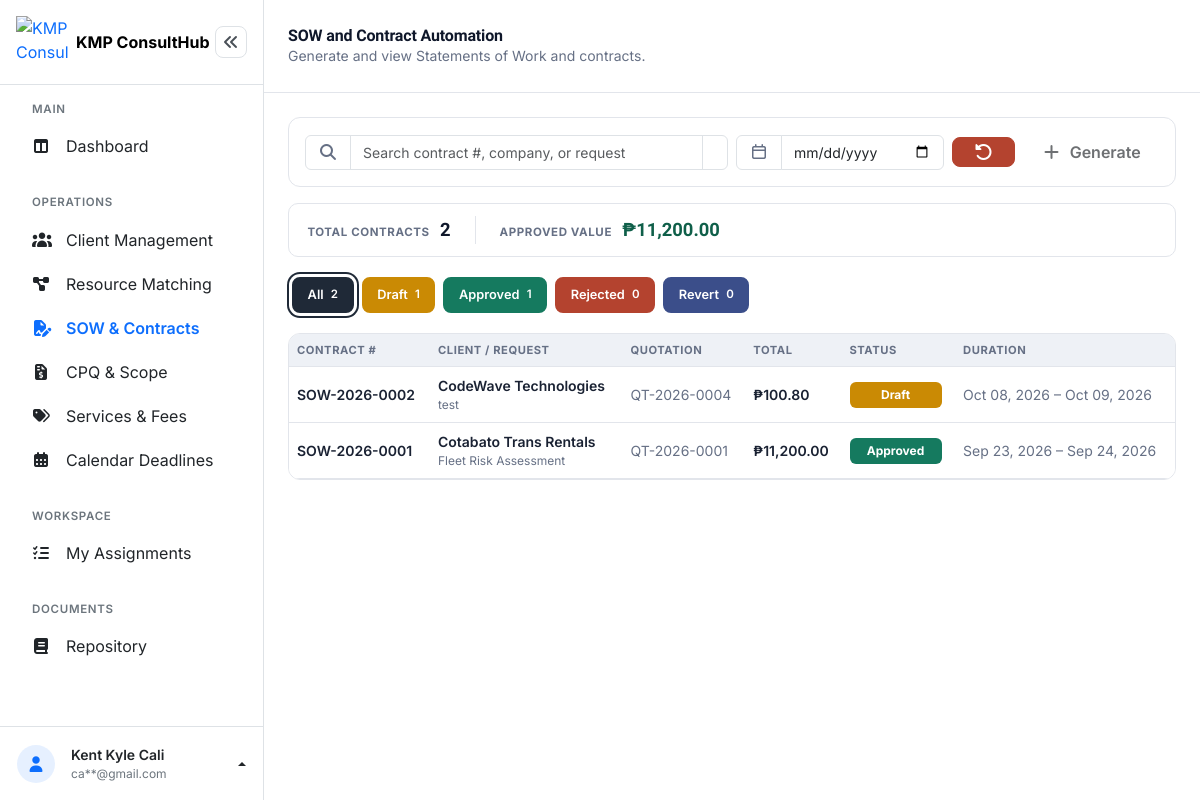
Page /staff/sow_contracts.php (signed in) on the earlier database version.
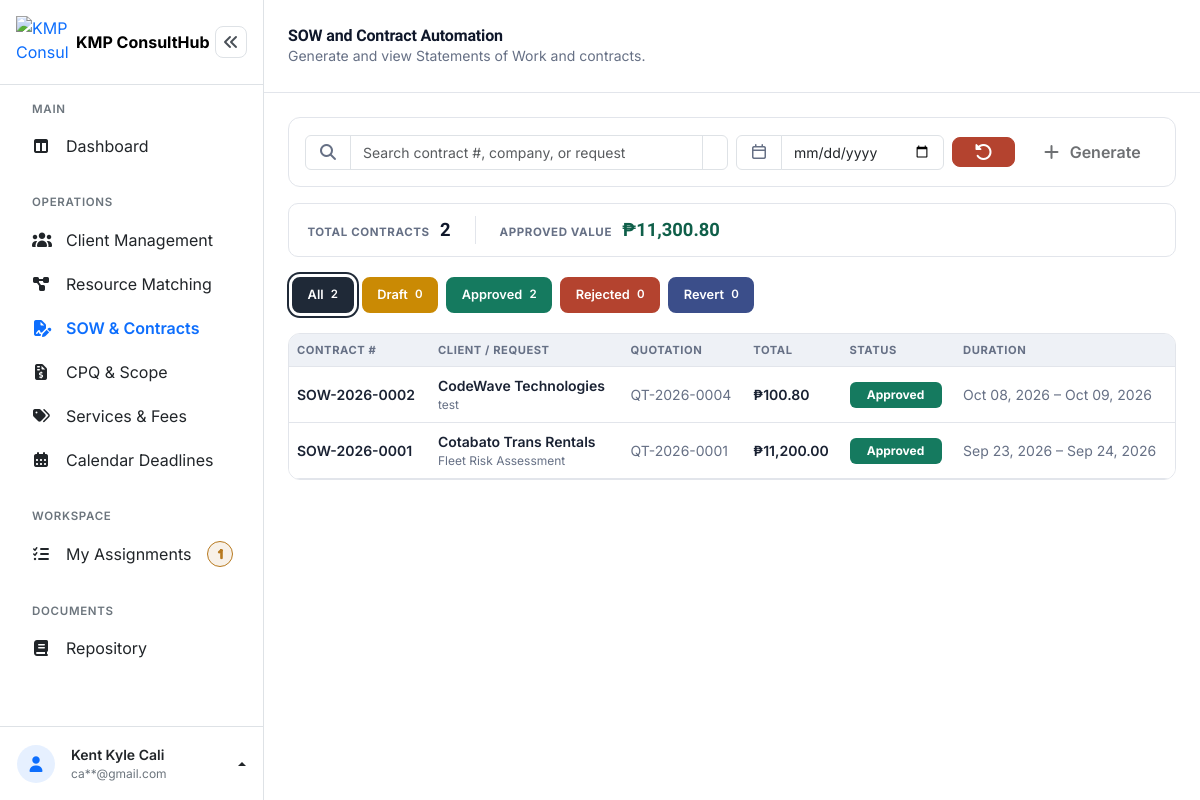
Same page on the later database version.
### tables this page shows
CREATE TABLE `contracts` (
  `contract_id` int(10) UNSIGNED NOT NULL,
  `contract_number` varchar(30) NOT NULL,
  `quotation_id` int(10) UNSIGNED NOT NULL,
  `request_id` int(10) UNSIGNED NOT NULL,
  `client_id` int(10) UNSIGNED NOT NULL,
  `scope_summary` text DEFAULT NULL,
  `total_amount` decimal(12,2) NOT NULL DEFAULT 0.00,
  `start_date` date DEFAULT NULL,
  `end_date` date DEFAULT NULL,
  `status` enum('Draft','Approved','Rejected','Revert') NOT NULL DEFAULT 'Draft',
  `prepared_by` int(10) UNSIGNED DEFAULT NULL,
  `approved_by` int(10) UNSIGNED DEFAULT NULL,
  `approved_at` timestamp NULL DEFAULT NULL,
  `created_at` timestamp NOT NULL DEFAULT current_timestamp(),
  `updated_at` timestamp NOT NULL DEFAULT current_timestamp() ON UPDATE current_timestamp(),
  `contract_file_name` varchar(255) DEFAULT NULL,
  `contract_file_path` varchar(255) DEFAULT NULL,
  `contract_file_size` int(11) DEFAULT NULL
);

CREATE TABLE `clients` (
  `client_id` int(10) UNSIGNED NOT NULL,
  `company_name` varchar(150) NOT NULL,
  `contact_person` varchar(150) NOT NULL,
  `email` varchar(150) NOT NULL,
  `contact_number` varchar(20) NOT NULL,
  `address` varchar(255) NOT NULL,
  `industry` varchar(100) DEFAULT NULL,
  `created_at` timestamp NOT NULL DEFAULT current_timestamp(),
  `updated_at` timestamp NOT NULL DEFAULT current_timestamp() ON UPDATE current_timestamp()
);

CREATE TABLE `service_requests` (
  `request_id` int(10) UNSIGNED NOT NULL,
  `client_id` int(10) UNSIGNED NOT NULL,
  `request_title` varchar(150) NOT NULL,
  `required_skill` varchar(100) DEFAULT NULL,
  `status` enum('New','In Progress','Completed','Cancelled') NOT NULL DEFAULT 'New',
  `assigned_to` int(10) UNSIGNED DEFAULT NULL,
  `assigned_by` int(10) UNSIGNED DEFAULT NULL,
  `created_at` timestamp NOT NULL DEFAULT current_timestamp(),
  `updated_at` timestamp NOT NULL DEFAULT current_timestamp() ON UPDATE current_timestamp()
);

CREATE TABLE `quotations` (
  `quotation_id` int(10) UNSIGNED NOT NULL,
  `quotation_number` varchar(30) NOT NULL,
  `request_id` int(10) UNSIGNED NOT NULL,
  `client_id` int(10) UNSIGNED NOT NULL,
  `project_scope` text DEFAULT NULL,
  `status` enum('Draft','Approved','Rejected','Revert') NOT NULL DEFAULT 'Draft',
  `subtotal` decimal(12,2) NOT NULL DEFAULT 0.00,
  `tax_rate` decimal(5,2) NOT NULL DEFAULT 0.00,
  `tax_amount` decimal(12,2) NOT NULL DEFAULT 0.00,
  `total_amount` decimal(12,2) NOT NULL DEFAULT 0.00,
  `valid_until` date DEFAULT NULL,
  `prepared_by` int(10) UNSIGNED DEFAULT NULL,
  `created_at` timestamp NOT NULL DEFAULT current_timestamp(),
  `updated_at` timestamp NOT NULL DEFAULT current_timestamp() ON UPDATE current_timestamp()
);

### staff/sow_contracts.php (the view, shortened to what the rows shown need)
<?php
$pdo = getConnection();
function e($value): string
{
    return htmlspecialchars((string) $value, ENT_QUOTES, 'UTF-8');
}
$availableQuotationItemsStmt = $pdo->query('SELECT * FROM quotation_items ORDER BY quotation_id ASC, sort_order ASC');
$itemsByAvailableQuotation = [];
foreach ($availableQuotationItemsStmt->fetchAll() as $row) {
    $itemsByAvailableQuotation[$row['quotation_id']][] = $row;
}
$perPage      = 8;
$page         = max(1, (int) ($_GET['page'] ?? 1));
$baseQuery = "FROM contracts ct
     INNER JOIN clients c ON ct.client_id = c.client_id
     INNER JOIN service_requests sr ON ct.request_id = sr.request_id
     INNER JOIN quotations q ON ct.quotation_id = q.quotation_id
     LEFT JOIN users pb ON ct.prepared_by = pb.user_id
     LEFT JOIN users ab ON ct.approved_by = ab.user_id
     WHERE 1=1";
$baseParams = [];
$listQuery = $baseQuery;
$listParams = $baseParams;
$countStmt = $pdo->prepare("SELECT COUNT(*) $listQuery");
$countStmt->execute($listParams);
$filteredContractCount = (int) $countStmt->fetchColumn();
$totalPages = max(1, (int) ceil($filteredContractCount / $perPage));
$page = min($page, $totalPages);
$offset = ($page - 1) * $perPage;
$contractsStmt = $pdo->prepare(
    "SELECT ct.contract_id, ct.contract_number, ct.quotation_id, ct.status, ct.total_amount, ct.start_date, ct.end_date,
            ct.scope_summary, ct.created_at, ct.approved_at,
            c.company_name, c.contact_person, c.email, c.contact_number, c.address, c.industry,
            sr.request_title, sr.required_skill, sr.status AS request_status,
            q.quotation_number, q.subtotal, q.tax_rate, q.tax_amount, q.valid_until AS quotation_valid_until,
            pb.firstname AS prepared_firstname, pb.lastname AS prepared_lastname,
            ab.firstname AS approved_firstname, ab.lastname AS approved_lastname
     $listQuery
     ORDER BY ct.created_at DESC
     LIMIT $perPage OFFSET $offset"
);
$contractsStmt->execute($listParams);
$contracts = $contractsStmt->fetchAll();
$revisionsByContract = [];
function statusClass(string $status): string
{
    return 'status-' . strtolower($status);
}
?>
<!DOCTYPE html>
<html lang="en">
<head>
<link rel="stylesheet" href="../assets/vendor/bootstrap-5.3.8/css/bootstrap.min.css">
<link rel="stylesheet" href="../assets/vendor/fontawesome-free-7.3.1/css/all.min.css">
<link rel="stylesheet" href="../assets/css/dashboard.css">
</head>
<body>
<div class="dashboard-layout d-flex">
  <div class="dashboard-main flex-grow-1" style="min-width:0;">
    <header class="dashboard-topbar bg-white d-flex align-items-center justify-content-between px-3 px-md-4">
      <div class="d-flex align-items-center gap-3">
        <div>
          <h1 class="dashboard-title h6 h5-md fw-bold mb-0">SOW and Contract Automation</h1>
        </div>
      </div>
    </header>
    <main class="dashboard-content p-3 p-md-4">
      <section class="card overflow-hidden">
        <div class="table-responsive">
          <table class="table table-hover align-middle mb-0" id="contractsTable">
            <thead>
              <tr>
                <th scope="col">Contract #</th>
                <th scope="col">Client / Request</th>
                <th scope="col" class="d-none d-md-table-cell">Quotation</th>
                <th scope="col">Total</th>
                <th scope="col">Status</th>
                <th scope="col" class="d-none d-lg-table-cell">Duration</th>
              </tr>
            </thead>
            <tbody id="contractsTableBody">
              <?php if (empty($contracts)): ?>
                <tr>
                  <td colspan="6" class="cell-empty">
                    <div class="empty-state text-center py-5">
                      <i class="fa-regular fa-file-lines fs-3 mb-2 d-block"></i>
                      <p class="small mb-0">No contracts found.</p>
                    </div>
                  </td>
                </tr>
              <?php else: ?>
                <?php foreach ($contracts as $ct): ?>
                  <?php
                    $viewPayload = [
                        'contract_id' => $ct['contract_id'],
                        'number' => $ct['contract_number'],
                        'status' => $ct['status'],
                        'created_at' => $ct['created_at'] ? date('M d, Y', strtotime($ct['created_at'])) : null,
                        'company' => $ct['company_name'],
                        'contact_person' => $ct['contact_person'],
                        'email' => $ct['email'],
                        'contact_number' => $ct['contact_number'],
                        'address' => $ct['address'],
                        'industry' => $ct['industry'],
                        'request' => $ct['request_title'],
                        'required_skill' => $ct['required_skill'],
                        'quotation_number' => $ct['quotation_number'],
                        'subtotal' => number_format((float) $ct['subtotal'], 2),
                        'tax_rate' => rtrim(rtrim(number_format((float) $ct['tax_rate'], 2), '0'), '.'),
                        'tax_amount' => number_format((float) $ct['tax_amount'], 2),
                        'total' => number_format((float) $ct['total_amount'], 2),
                        'quotation_valid_until' => $ct['quotation_valid_until'] ? date('M d, Y', strtotime($ct['quotation_valid_until'])) : null,
                        'items' => array_map(function ($it) {
                            return [
                                'description' => $it['description'],
                                'quantity' => rtrim(rtrim(number_format((float) $it['quantity'], 2), '0'), '.'),
                                'unit_price' => number_format((float) $it['unit_price'], 2),
                                'line_total' => number_format((float) $it['line_total'], 2),
                            ];
                        }, $itemsByAvailableQuotation[$ct['quotation_id']] ?? []),
                        'start_date' => $ct['start_date'] ? date('M d, Y', strtotime($ct['start_date'])) : null,
                        'end_date' => $ct['end_date'] ? date('M d, Y', strtotime($ct['end_date'])) : null,
                        'scope_summary' => $ct['scope_summary'],
                        'prepared_by' => trim(($ct['prepared_firstname'] ?? '') . ' ' . ($ct['prepared_lastname'] ?? '')),
                        'approved_by' => $ct['approved_firstname'] ? trim($ct['approved_firstname'] . ' ' . $ct['approved_lastname']) : null,
                        'approved_at' => $ct['approved_at'] ? date('M d, Y', strtotime($ct['approved_at'])) : null,
                        'revisions' => array_map(function ($r) {
                            return [
                                'note' => $r['revision_note'],
                                'by' => trim(($r['firstname'] ?? '') . ' ' . ($r['lastname'] ?? '')),
                                'date' => $r['created_at'] ? date('M d, Y g:i A', strtotime($r['created_at'])) : '',
                            ];
                        }, $revisionsByContract[$ct['contract_id']] ?? []),
                    ];
                  ?>
                  <tr class="contract-row" data-contract="<?= e(json_encode($viewPayload)) ?>">
                    <td class="small fw-semibold">
                      <span class="cell-body fw-semibold"><?= e($ct['contract_number']) ?></span>
                    </td>
                    <td class="small">
                      <span class="cell-body">
                        <span class="fw-semibold d-block"><?= e($ct['company_name']) ?></span>
                        <span class="d-block" style="color:var(--ink-soft); font-size:.75rem;"><?= e($ct['request_title']) ?></span>
                      </span>
                    </td>
                    <td class="small d-none d-md-table-cell" style="color:var(--ink-soft);">
                      <span class="cell-body"><?= e($ct['quotation_number']) ?></span>
                    </td>
                    <td class="small fw-semibold">
                      <span class="cell-body fw-semibold">&#8369;<?= number_format((float) $ct['total_amount'], 2) ?></span>
                    </td>
                    <td class="small">
                      <span class="cell-body"><span class="status-badge <?= statusClass($ct['status']) ?>"><?= e($ct['status']) ?></span></span>
                    </td>
                    <td class="small d-none d-lg-table-cell" style="color:var(--ink-soft);">
                      <span class="cell-body">
                        <?= $ct['start_date'] ? e(date('M d, Y', strtotime($ct['start_date']))) : '&mdash;' ?>
                        &ndash;
                        <?= $ct['end_date'] ? e(date('M d, Y', strtotime($ct['end_date']))) : '&mdash;' ?>
                      </span>
                    </td>
                  </tr>
                <?php endforeach; ?>
              <?php endif; ?>
            </tbody>
          </table>
        </div>
      </section>
    </main>
  </div>
</div>
</body>
</html>

Differences in the rows shown:
changed contracts "SOW-2026-0002": status "Draft" → "Approved"
Other differences:
badgeCount($progressAssignmentCount): (not shown) → "1"
$totalApprovedValue: "11,200.00" → "11,300.80"
new list line: "Draft 0"
new list line: "Approved 2"
list line gone: "Draft 1"
list line gone: "Approved 1"
